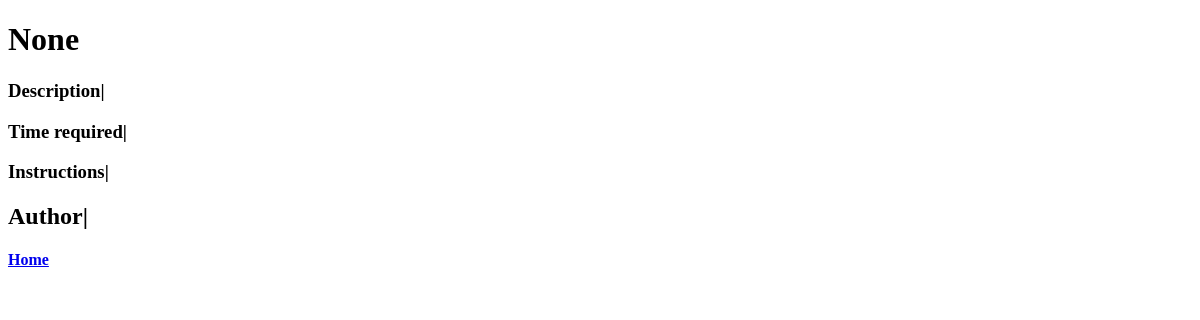
The page /recipe/1/ on the database as committed earlier.
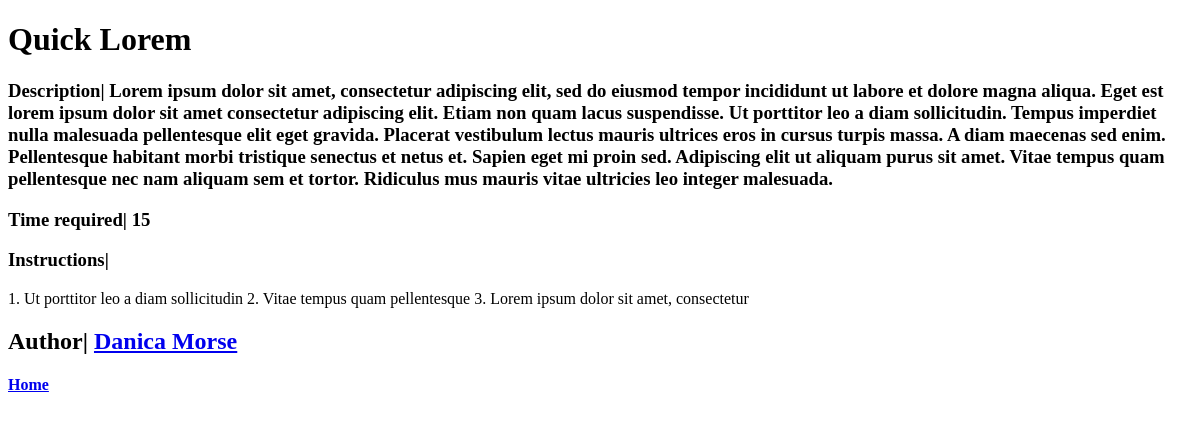
The same page on the database as committed later.
### recipes/models.py (models this page shows)
class Recipe(models.Model):
    title = models.CharField(max_length=40)
    author = models.ForeignKey(Author, on_delete=models.CASCADE)
    description = models.TextField()
    time_required = models.CharField(max_length=10)
    instructions = models.TextField()
    def __str__(self):
        return self.title

class Author(models.Model):
    name = models.CharField(max_length=40)
    bio = models.TextField()
    def __str__(self):
        return self.name

### recipes/views.py (the view)
# urls.py: path("recipe/<int:recipe_id>/", recipe_view),
def recipe_view(request, recipe_id):
    return render(request, "recipe.html", {"recipe": Recipe.objects.filter(id=recipe_id).first()})

### templates/recipe.html (shortened to what this page needs)
<!DOCTYPE html>
<html lang="en">
<head>
</head>
<body>
    <h1>{{ recipe }}</h1>
    <h3>Description| {{ recipe.description }}</h3>
    <h3>Time required| {{ recipe.time_required }}</h3>
    <h3>Instructions| </h3><p>{{ recipe.instructions }}</p>
    <h2>Author| <a href="/author/{{recipe.author.id}}">{{ recipe.author }}</a></h2>
    <h4><a href="/">Home</a></h4>
</body>
</html>

Rows that differ between the two databases and show on the page:
added Recipe: title "Quick Lorem", description "Lorem ipsum dolor sit amet, consectetur adipiscing elit, sed do eiusmod tempor incididunt ut labore et dolore magna aliqua. Eget est lorem ipsum dolor sit amet consectetur adipiscing elit. Etiam non quam lacus suspendisse. Ut porttitor leo a diam sollicitudin. Tempus imperdiet nulla malesuada pellentesque elit eget gravida. Placerat vestibulum lectus mauris ultrices eros in cursus turpis massa. A diam maecenas sed enim. Pellentesque habitant morbi tristique senectus et netus et. Sapien eget mi proin sed. Adipiscing elit ut aliquam purus sit amet. Vitae tempus quam pellentesque nec nam aliquam sem et tortor. Ridiculus mus mauris vitae ultricies leo integer malesuada.", time_required "15", instructions "1. Ut porttitor leo a diam sollicitudin 2. Vitae tempus quam pellentesque 3. Lorem ipsum dolor sit amet, consectetur", author "Danica Morse"
Other text that changed with them:
{{ recipe }}: "None" → (not shown)
